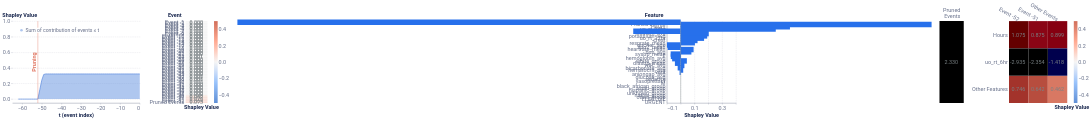

Notebook code for this chart:
### Code cell
from timeshap.explainer import local_report

pruning_dict = {'tol': 0.025}
event_dict = {'rs': 42, 'nsamples': 32000}
feature_dict = {'rs': 42, 'nsamples': 32000, 'feature_names': test_dataset.features, 'plot_features': feat_dict} #, 'plot_features': plot_feats
cell_dict = {'rs': 42, 'nsamples': 32000, 'top_x_feats': 2, 'top_x_events': 2}
local_report(f_hs, single_instance, pruning_dict, event_dict, feature_dict, cell_dict, average_event, test_dataset.features, entity_col ='instance', entity_uuid=id_instance)

### Figure 1 — Vega-Lite specification as saved in the notebook (floating-point values rounded to 4 significant figures)
{"config": {"axis": {"domain": true, "domainColor": "#666F89", "grid": false, "gridCap": "round", "gridColor": "#B3B7C4", "gridDash": [2, 4], "gridWidth": 0.5, "labelColor": "#666F89", "labelFont": "Roboto, Arial, sans-serif", "labelPadding": 2, "tickColor": "#666F89", "tickOpacity": 0.5, "tickSize": 4, "titleColor": "#19274E", "titleFont": "Roboto, Arial, sans-serif", "titleFontSize": 12}, "axisBand": {"domain": true, "labelPadding": 4, "ticks": false}, "axisY": {"domain": false, "titleAlign": "left", "titleAngle": 0, "titleX": -20, "titleY": -10}, "legend": {"labelColor": "#666F89", "labelFont": "Roboto, Arial, sans-serif", "labelFontSize": 12, "symbolSize": 40, "titleColor": "#19274E", "titleFont": "Roboto, Arial, sans-serif", "titleFontSize": 12, "titlePadding": 4}, "arc": {"stroke": "#FFFFFF", "strokeWidth": 1}, "bar": {"fill": "#2770EB", "stroke": null}, "line": {"stroke": "#2770EB", "strokeWidth": 2}, "path": {"stroke": "#2770EB", "strokeWidth": 0.5}, "point": {"fill": "#2770EB", "shape": "circle", "filled": true}, "rect": {"fill": "#2770EB"}, "rule": {"stroke": "#666F89"}, "shape": {"stroke": "#2770EB"}, "text": {"color": "#19274E", "font": "Roboto, Arial, sans-serif", "fontSize": 12}, "range": {"category": ["#2770EB", "#77B98A", "#DA5252", "#FFC400", "#A87AEA", "#00A39E", "#19274E"], "diverging": ["#006360", "#2BB3AE", "#96D9D7", "#FFFFFF", "#EDAAAA", "#DA5252", "#811D1D"], "heatmap": ["#18448F", "#1B4EA5", "#2770EB", "#4C88EE", "#82ACF3", "#A6C4F7", "#E9F1FD"], "ramp": ["#18448F", "#1B4EA5", "#2770EB", "#4C88EE", "#82ACF3", "#A6C4F7", "#E9F1FD"]}, "background": "#FFFFFF", "group": {"fill": "#FFFFFF"}, "header": {"labelColor": "#19274E", "labelFont": "Roboto, Arial, sans-serif", "labelFontSize": 12, "titleColor": "#19274E", "titleFont": "Roboto, Arial, sans-serif", "titleFontSize": 16}, "title": {"anchor": "start", "color": "#19274E", "font": "Roboto, Arial, sans-serif", "fontSize": 20, "fontWeight": "bold", "offset": 20, "subtitleColor": "#19274E", "subtitleFontSize": 16}, "view": {"continuousHeight": 300, "continuousWidth": 400, "stroke": "transparent"}}, "hconcat": [{"layer": [{"mark": {"type": "area", "opacity": 0.5}, "encoding": {"color": {"field": "Coalition", "legend": {"fillColor": "white", "labelFontSize": 14, "labelLimit": 0, "orient": "top-left", "symbolSize": 50, "symbolStrokeWidth": 0, "title": null}, "scale": {"domain": ["Sum of contribution of events ≤ t"], "range": ["#618FE0"]}, "type": "nominal"}, "x": {"axis": {"labelFontSize": 15, "title": "t (event index)", "titleFontSize": 15}, "field": "t (event index)", "type": "quantitative"}, "y": {"axis": {"grid": true, "labelFontSize": 15, "titleFontSize": 15, "titleX": -28}, "field": "Shapley Value", "scale": {"domain": [-0.05, 1]}, "type": "quantitative"}}}, {"mark": "line", "encoding": {"color": {"field": "Coalition", "legend": {"fillColor": "white", "labelFontSize": 14, "labelLimit": 0, "orient": "top-left", "symbolSize": 50, "symbolStrokeWidth": 0, "title": null}, "scale": {"domain": ["Sum of contribution of events ≤ t"], "range": ["#618FE0"]}, "type": "nominal"}, "x": {"axis": {"labelFontSize": 15, "title": "t (event index)", "titleFontSize": 15}, "field": "t (event index)", "type": "quantitative"}, "y": {"axis": {"grid": true, "labelFontSize": 15, "titleFontSize": 15, "titleX": -28}, "field": "Shapley Value", "scale": {"domain": [-0.05, 1]}, "type": "quantitative"}}}, {"data": {"name": "data-4589e468c31b47d1215dd55e5528ddd2"}, "mark": {"type": "rule", "color": "#E17560"}, "encoding": {"x": {"field": "x", "type": "quantitative"}}}, {"data": {"name": "data-c8afd061c74a08486fa438b17a2f9273"}, "mark": {"type": "text", "angle": 270, "color": "#E17560", "fontSize": 15, "fontWeight": "bold", "text": "Pruning"}, "encoding": {"x": {"field": "x", "type": "quantitative"}}}], "data": {"name": "data-dc4ed60f39858ffb6412240a8ba19c2a"}, "height": 225, "width": 350}, {"layer": [{"mark": "rect", "encoding": {"color": {"field": "rounded", "legend": {"gradientLength": 225, "gradientThickness": 10, "labelFontSize": 15, "orient": "right"}, "scale": {"domain": [-0.5, 0.5], "range": ["#5f8fd6", "#99c3fb", "#f5f5f5", "#ffaa92", "#d16f5b"]}, "title": null, "type": "quantitative"}, "x": {"axis": {"title": "Shapley Value", "titleFontSize": 15}, "field": "column", "type": "ordinal"}, "y": {"axis": {"domain": false, "labelFontSize": 15, "title": "Event", "titleFontSize": 15, "titleX": -49}, "field": "Feature", "sort": ["Event -1", "Event -2", "Event -3", "Event -4", "Event -5", "Event -6", "Event -7", "Event -8", "Event -9", "Event -10", "Event -11", "Event -12", "Event -13", "Event -14", "Event -15", "Event -16", "Event -17", "Event -18", "Event -19", "Event -20", "Event -21", "Event -22", "Event -23", "Event -24", "Event -25", "Event -26", "Event -27", "Event -28", "Event -29", "Event -30", "Event -31", "Event -32", "Event -33", "Event -34", "Event -35", "Event -36", "Event -37", "Event -38", "Event -39", "Event -40", "Event -41", "Event -42", "Event -43", "Event -44", "Event -45", "Event -46", "Event -47", "Event -48", "Event -49", "Event -50", "Event -51", "Event -52", "Pruned Events"], "type": "ordinal"}}}, {"mark": {"type": "text", "align": "right", "baseline": "middle", "color": "#798184", "dx": 18, "fontSize": 15}, "encoding": {"text": {"field": "rounded_str", "type": "nominal"}, "x": {"axis": {"domain": false, "labels": false, "title": "Shapley Value", "titleX": 43}, "field": "column", "type": "ordinal"}, "y": {"axis": {"domain": false, "labelFontSize": 15, "title": "Event", "titleFontSize": 15, "titleX": -49}, "field": "Feature", "sort": ["Event -1", "Event -2", "Event -3", "Event -4", "Event -5", "Event -6", "Event -7", "Event -8", "Event -9", "Event -10", "Event -11", "Event -12", "Event -13", "Event -14", "Event -15", "Event -16", "Event -17", "Event -18", "Event -19", "Event -20", "Event -21", "Event -22", "Event -23", "Event -24", "Event -25", "Event -26", "Event -27", "Event -28", "Event -29", "Event -30", "Event -31", "Event -32", "Event -33", "Event -34", "Event -35", "Event -36", "Event -37", "Event -38", "Event -39", "Event -40", "Event -41", "Event -42", "Event -43", "Event -44", "Event -45", "Event -46", "Event -47", "Event -48", "Event -49", "Event -50", "Event -51", "Event -52", "Pruned Events"], "type": "ordinal"}}}], "data": {"name": "data-27c912ef3fb8ec97e44b585fba34938e"}, "height": 225, "width": 60}, {"layer": [{"data": {"name": "data-8e8b372b3427a5067c437976a53b7d91"}, "mark": {"type": "bar", "size": 15, "thickness": 1}, "encoding": {"x": {"axis": {"grid": true, "labelFontSize": 15, "title": "Shapley Value", "titleFontSize": 15}, "field": "Shapley Value", "scale": {"domain": [-0.1, 0.4]}, "type": "quantitative"}, "y": {"axis": {"labelFontSize": 15, "title": "Feature", "titleFontSize": 15, "titleX": -61}, "field": "Feature", "sort": {"field": "sort_col", "order": "descending"}, "type": "nominal"}}}, {"data": {"name": "data-9c00aa9dc2b1c1a0b4bf9b34ead12925"}, "mark": {"type": "rule", "color": "#798184"}, "encoding": {"x": {"field": "x", "type": "quantitative"}}}], "height": 225, "width": 190}, {"hconcat": [{"layer": [{"mark": "rect", "encoding": {"color": {"field": "rounded", "legend": null, "scale": {"domain": [-0.5, 0.5], "range": ["#5f8fd6", "#99c3fb", "#f5f5f5", "#ffaa92", "#d16f5b"]}, "title": null, "type": "quantitative"}, "x": {"axis": {"titleFontSize": 15}, "field": "Event", "type": "nominal"}, "y": {"axis": {"domain": false, "labels": false, "title": null}, "field": "Feature", "type": "nominal"}}}, {"mark": {"type": "text", "align": "right", "baseline": "middle", "color": "#798184", "dx": 18, "fontSize": 15}, "encoding": {"text": {"field": "rounded_str", "type": "nominal"}, "x": {"axis": {"domain": false, "labelAngle": 0, "labelFontSize": 15, "labelOffset": 24, "labelPadding": 30, "orient": "top", "title": null}, "field": "Event", "type": "nominal"}, "y": {"axis": {"domain": false, "labels": false, "title": null}, "field": "Feature", "type": "nominal"}}}], "data": {"name": "data-3153ab4bf405ad4d1c024e47a05fd651"}, "height": 225, "width": 66.67}, {"layer": [{"mark": "rect", "encoding": {"color": {"field": "rounded", "legend": {"gradientLength": 225, "gradientThickness": 10, "labelFontSize": 15, "orient": "right"}, "scale": {"domain": [-0.5, 0.5], "range": ["#5f8fd6", "#99c3fb", "#f5f5f5", "#ffaa92", "#d16f5b"]}, "title": null, "type": "quantitative"}, "x": {"axis": {"titleFontSize": 15}, "field": "Event", "sort": ["Event -52", "Event -51"], "type": "nominal"}, "y": {"axis": {"domain": false, "labelFontSize": 15, "title": null}, "field": "Feature", "sort": ["Hours", "uo_rt_6hr"], "type": "nominal"}}}, {"mark": {"type": "text", "align": "right", "baseline": "middle", "color": "#798184", "dx": 18, "fontSize": 15}, "encoding": {"text": {"field": "rounded_str", "type": "nominal"}, "x": {"axis": {"domain": false, "labelAngle": 30, "labelFontSize": 15, "orient": "top", "title": "Shapley Value", "titleX": 172, "titleY": 245}, "field": "Event", "sort": ["Event -52", "Event -51"], "type": "nominal"}, "y": {"axis": {"domain": false, "labelFontSize": 15, "title": null}, "field": "Feature", "sort": ["Hours", "uo_rt_6hr"], "type": "nominal"}}}], "data": {"name": "data-4acc7b52cdff516dbad5858ea466c2a1"}, "height": 225, "width": 160}], "resolve": {"scale": {"color": "independent"}}}], "resolve": {"scale": {"color": "independent"}}, "$schema": "https://vega.github.io/schema/vega-lite/v4.17.0.json", "datasets": {"data-dc4ed60f39858ffb6412240a8ba19c2a": [{"Coalition": "Sum of contribution of events > t", "t (event index)": 0, "Shapley Value": 4.321e-07}, {"Coalition": "Sum of contribution of events ≤ t", "t (event index)": 0, "Shapley Value": 0.3226}, {"Coalition": "Sum of contribution of events > t", "t (event index)": -1, "Shapley Value": 4.321e-07}, {"Coalition": "Sum of contribution of events ≤ t", "t (event index)": -1, "Shapley Value": 0.3226}, {"Coalition": "Sum of contribution of events > t", "t (event index)": -2, "Shapley Value": 4.321e-07}, {"Coalition": "Sum of contribution of events ≤ t", "t (event index)": -2, "Shapley Value": 0.3226}, {"Coalition": "Sum of contribution of events > t", "t (event index)": -3, "Shapley Value": 4.321e-07}, {"Coalition": "Sum of contribution of events ≤ t", "t (event index)": -3, "Shapley Value": 0.3226}, {"Coalition": "Sum of contribution of events > t", "t (event index)": -4, "Shapley Value": 4.321e-07}, {"Coalition": "Sum of contribution of events ≤ t", "t (event index)": -4, "Shapley Value": 0.3226}, {"Coalition": "Sum of contribution of events > t", "t (event index)": -5, "Shapley Value": 4.321e-07}, {"Coalition": "Sum of contribution of events ≤ t", "t (event index)": -5, "Shapley Value": 0.3226}, {"Coalition": "Sum of contribution of events > t", "t (event index)": -6, "Shapley Value": 4.321e-07}, {"Coalition": "Sum of contribution of events ≤ t", "t (event index)": -6, "Shapley Value": 0.3226}, {"Coalition": "Sum of contribution of events > t", "t (event index)": -7, "Shapley Value": 4.321e-07}, {"Coalition": "Sum of contribution of events ≤ t", "t (event index)": -7, "Shapley Value": 0.3226}, {"Coalition": "Sum of contribution of events > t", "t (event index)": -8, "Shapley Value": 4.321e-07}, {"Coalition": "Sum of contribution of events ≤ t", "t (event index)": -8, "Shapley Value": 0.3226}, {"Coalition": "Sum of contribution of events > t", "t (event index)": -9, "Shapley Value": 4.321e-07}, {"Coalition": "Sum of contribution of events ≤ t", "t (event index)": -9, "Shapley Value": 0.3226}, {"Coalition": "Sum of contribution of events > t", "t (event index)": -10, "Shapley Value": 4.321e-07}, {"Coalition": "Sum of contribution of events ≤ t", "t (event index)": -10, "Shapley Value": 0.3226}, {"Coalition": "Sum of contribution of events > t", "t (event index)": -11, "Shapley Value": 4.321e-07}, {"Coalition": "Sum of contribution of events ≤ t", "t (event index)": -11, "Shapley Value": 0.3226}, {"Coalition": "Sum of contribution of events > t", "t (event index)": -12, "Shapley Value": 4.321e-07}, {"Coalition": "Sum of contribution of events ≤ t", "t (event index)": -12, "Shapley Value": 0.3226}, {"Coalition": "Sum of contribution of events > t", "t (event index)": -13, "Shapley Value": 4.321e-07}, {"Coalition": "Sum of contribution of events ≤ t", "t (event index)": -13, "Shapley Value": 0.3226}, {"Coalition": "Sum of contribution of events > t", "t (event index)": -14, "Shapley Value": 4.321e-07}, {"Coalition": "Sum of contribution of events ≤ t", "t (event index)": -14, "Shapley Value": 0.3226}, {"Coalition": "Sum of contribution of events > t", "t (event index)": -15, "Shapley Value": 4.321e-07}, {"Coalition": "Sum of contribution of events ≤ t", "t (event index)": -15, "Shapley Value": 0.3226}, {"Coalition": "Sum of contribution of events > t", "t (event index)": -16, "Shapley Value": 4.321e-07}, {"Coalition": "Sum of contribution of events ≤ t", "t (event index)": -16, "Shapley Value": 0.3226}, {"Coalition": "Sum of contribution of events > t", "t (event index)": -17, "Shapley Value": 4.321e-07}, {"Coalition": "Sum of contribution of events ≤ t", "t (event index)": -17, "Shapley Value": 0.3226}, {"Coalition": "Sum of contribution of events > t", "t (event index)": -18, "Shapley Value": 4.321e-07}, {"Coalition": "Sum of contribution of events ≤ t", "t (event index)": -18, "Shapley Value": 0.3226}, {"Coalition": "Sum of contribution of events > t", "t (event index)": -19, "Shapley Value": 4.321e-07}, {"Coalition": "Sum of contribution of events ≤ t", "t (event index)": -19, "Shapley Value": 0.3226}, {"Coalition": "Sum of contribution of events > t", "t (event index)": -20, "Shapley Value": 4.321e-07}, {"Coalition": "Sum of contribution of events ≤ t", "t (event index)": -20, "Shapley Value": 0.3226}, {"Coalition": "Sum of contribution of events > t", "t (event index)": -21, "Shapley Value": 4.321e-07}, {"Coalition": "Sum of contribution of events ≤ t", "t (event index)": -21, "Shapley Value": 0.3226}, {"Coalition": "Sum of contribution of events > t", "t (event index)": -22, "Shapley Value": 4.321e-07}, {"Coalition": "Sum of contribution of events ≤ t", "t (event index)": -22, "Shapley Value": 0.3226}, {"Coalition": "Sum of contribution of events > t", "t (event index)": -23, "Shapley Value": 4.321e-07}, {"Coalition": "Sum of contribution of events ≤ t", "t (event index)": -23, "Shapley Value": 0.3226}, {"Coalition": "Sum of contribution of events > t", "t (event index)": -24, "Shapley Value": 4.321e-07}, {"Coalition": "Sum of contribution of events ≤ t", "t (event index)": -24, "Shapley Value": 0.3226}, {"Coalition": "Sum of contribution of events > t", "t (event index)": -25, "Shapley Value": 4.321e-07}, {"Coalition": "Sum of contribution of events ≤ t", "t (event index)": -25, "Shapley Value": 0.3226}, {"Coalition": "Sum of contribution of events > t", "t (event index)": -26, "Shapley Value": 4.321e-07}, {"Coalition": "Sum of contribution of events ≤ t", "t (event index)": -26, "Shapley Value": 0.3226}, {"Coalition": "Sum of contribution of events > t", "t (event index)": -27, "Shapley Value": 4.321e-07}, {"Coalition": "Sum of contribution of events ≤ t", "t (event index)": -27, "Shapley Value": 0.3226}, {"Coalition": "Sum of contribution of events > t", "t (event index)": -28, "Shapley Value": 4.321e-07}, {"Coalition": "Sum of contribution of events ≤ t", "t (event index)": -28, "Shapley Value": 0.3226}, {"Coalition": "Sum of contribution of events > t", "t (event index)": -29, "Shapley Value": 4.321e-07}, {"Coalition": "Sum of contribution of events ≤ t", "t (event index)": -29, "Shapley Value": 0.3226}, {"Coalition": "Sum of contribution of events > t", "t (event index)": -30, "Shapley Value": 4.321e-07}, {"Coalition": "Sum of contribution of events ≤ t", "t (event index)": -30, "Shapley Value": 0.3226}, {"Coalition": "Sum of contribution of events > t", "t (event index)": -31, "Shapley Value": 4.321e-07}, {"Coalition": "Sum of contribution of events ≤ t", "t (event index)": -31, "Shapley Value": 0.3226}, {"Coalition": "Sum of contribution of events > t", "t (event index)": -32, "Shapley Value": 4.321e-07}, {"Coalition": "Sum of contribution of events ≤ t", "t (event index)": -32, "Shapley Value": 0.3226}, {"Coalition": "Sum of contribution of events > t", "t (event index)": -33, "Shapley Value": 4.321e-07}, {"Coalition": "Sum of contribution of events ≤ t", "t (event index)": -33, "Shapley Value": 0.3226}, {"Coalition": "Sum of contribution of events > t", "t (event index)": -34, "Shapley Value": 4.321e-07}, {"Coalition": "Sum of contribution of events ≤ t", "t (event index)": -34, "Shapley Value": 0.3226}, {"Coalition": "Sum of contribution of events > t", "t (event index)": -35, "Shapley Value": 4.321e-07}, {"Coalition": "Sum of contribution of events ≤ t", "t (event index)": -35, "Shapley Value": 0.3226}, {"Coalition": "Sum of contribution of events > t", "t (event index)": -36, "Shapley Value": 4.321e-07}, {"Coalition": "Sum of contribution of events ≤ t", "t (event index)": -36, "Shapley Value": 0.3226}, {"Coalition": "Sum of contribution of events > t", "t (event index)": -37, "Shapley Value": 4.321e-07}, {"Coalition": "Sum of contribution of events ≤ t", "t (event index)": -37, "Shapley Value": 0.3226}, {"Coalition": "Sum of contribution of events > t", "t (event index)": -38, "Shapley Value": 4.321e-07}, {"Coalition": "Sum of contribution of events ≤ t", "t (event index)": -38, "Shapley Value": 0.3226}, {"Coalition": "Sum of contribution of events > t", "t (event index)": -39, "Shapley Value": 4.321e-07}, {"Coalition": "Sum of contribution of events ≤ t", "t (event index)": -39, "Shapley Value": 0.3226}, {"Coalition": "Sum of contribution of events > t", "t (event index)": -40, "Shapley Value": 4.321e-07}, {"Coalition": "Sum of contribution of events ≤ t", "t (event index)": -40, "Shapley Value": 0.3226}, {"Coalition": "Sum of contribution of events > t", "t (event index)": -41, "Shapley Value": 4.321e-07}, {"Coalition": "Sum of contribution of events ≤ t", "t (event index)": -41, "Shapley Value": 0.3226}, {"Coalition": "Sum of contribution of events > t", "t (event index)": -42, "Shapley Value": 4.321e-07}, {"Coalition": "Sum of contribution of events ≤ t", "t (event index)": -42, "Shapley Value": 0.3226}, {"Coalition": "Sum of contribution of events > t", "t (event index)": -43, "Shapley Value": 4.321e-07}, {"Coalition": "Sum of contribution of events ≤ t", "t (event index)": -43, "Shapley Value": 0.3226}, {"Coalition": "Sum of contribution of events > t", "t (event index)": -44, "Shapley Value": 4.321e-07}, {"Coalition": "Sum of contribution of events ≤ t", "t (event index)": -44, "Shapley Value": 0.3226}, {"Coalition": "Sum of contribution of events > t", "t (event index)": -45, "Shapley Value": 4.321e-07}, {"Coalition": "Sum of contribution of events ≤ t", "t (event index)": -45, "Shapley Value": 0.3226}, {"Coalition": "Sum of contribution of events > t", "t (event index)": -46, "Shapley Value": 4.321e-07}, {"Coalition": "Sum of contribution of events ≤ t", "t (event index)": -46, "Shapley Value": 0.3226}, {"Coalition": "Sum of contribution of events > t", "t (event index)": -47, "Shapley Value": 4.321e-07}, {"Coalition": "Sum of contribution of events ≤ t", "t (event index)": -47, "Shapley Value": 0.3226}, {"Coalition": "Sum of contribution of events > t", "t (event index)": -48, "Shapley Value": 4.321e-07}, {"Coalition": "Sum of contribution of events ≤ t", "t (event index)": -48, "Shapley Value": 0.3226}, {"Coalition": "Sum of contribution of events > t", "t (event index)": -49, "Shapley Value": 0.006633}, {"Coalition": "Sum of contribution of events ≤ t", "t (event index)": -49, "Shapley Value": 0.3159}, {"Coalition": "Sum of contribution of events > t", "t (event index)": -50, "Shapley Value": 0.08032}, {"Coalition": "Sum of contribution of events ≤ t", "t (event index)": -50, "Shapley Value": 0.2422}, {"Coalition": "Sum of contribution of events > t", "t (event index)": -51, "Shapley Value": 0.2001}, {"Coalition": "Sum of contribution of events ≤ t", "t (event index)": -51, "Shapley Value": 0.1224}, {"Coalition": "Sum of contribution of events > t", "t (event index)": -52, "Shapley Value": 0.3226}, {"Coalition": "Sum of contribution of events ≤ t", "t (event index)": -52, "Shapley Value": 0.0}, {"Coalition": "Sum of contribution of events > t", "t (event index)": -53, "Shapley Value": 0.3226}, {"Coalition": "Sum of contribution of events ≤ t", "t (event index)": -53, "Shapley Value": 0.0}, {"Coalition": "Sum of contribution of events > t", "t (event index)": -54, "Shapley Value": 0.3226}, {"Coalition": "Sum of contribution of events ≤ t", "t (event index)": -54, "Shapley Value": 0.0}, {"Coalition": "Sum of contribution of events > t", "t (event index)": -55, "Shapley Value": 0.3226}, {"Coalition": "Sum of contribution of events ≤ t", "t (event index)": -55, "Shapley Value": 0.0}, {"Coalition": "Sum of contribution of events > t", "t (event index)": -56, "Shapley Value": 0.3226}, {"Coalition": "Sum of contribution of events ≤ t", "t (event index)": -56, "Shapley Value": 0.0}, {"Coalition": "Sum of contribution of events > t", "t (event index)": -57, "Shapley Value": 0.3226}, {"Coalition": "Sum of contribution of events ≤ t", "t (event index)": -57, "Shapley Value": 0.0}, {"Coalition": "Sum of contribution of events > t", "t (event index)": -58, "Shapley Value": 0.3226}, {"Coalition": "Sum of contribution of events ≤ t", "t (event index)": -58, "Shapley Value": 0.0}, {"Coalition": "Sum of contribution of events > t", "t (event index)": -59, "Shapley Value": 0.3226}, {"Coalition": "Sum of contribution of events ≤ t", "t (event index)": -59, "Shapley Value": 0.0}, {"Coalition": "Sum of contribution of events > t", "t (event index)": -60, "Shapley Value": 0.3226}, {"Coalition": "Sum of contribution of events ≤ t", "t (event index)": -60, "Shapley Value": 0.0}, {"Coalition": "Sum of contribution of events > t", "t (event index)": -61, "Shapley Value": 0.3226}, {"Coalition": "Sum of contribution of events ≤ t", "t (event index)": -61, "Shapley Value": 0.0}, {"Coalition": "Sum of contribution of events > t", "t (event index)": -62, "Shapley Value": 0.3226}, {"Coalition": "Sum of contribution of events ≤ t", "t (event index)": -62, "Shapley Value": 0.0}], "data-4589e468c31b47d1215dd55e5528ddd2": [{"x": -52}], "data-c8afd061c74a08486fa438b17a2f9273": [{"x": -54}], "data-27c912ef3fb8ec97e44b585fba34938e": [{"Shapley Value": 0.0001686, "Feature": "Event -1", "row": 1, "column": 1, "rounded": 0.0, "rounded_str": "0.000"}, {"Shapley Value": 0.0, "Feature": "Event -2", "row": 2, "column": 1, "rounded": 0.0, "rounded_str": "0.000"}, {"Shapley Value": 0.0, "Feature": "Event -3", "row": 3, "column": 1, "rounded": 0.0, "rounded_str": "0.000"}, {"Shapley Value": 0.0, "Feature": "Event -4", "row": 4, "column": 1, "rounded": 0.0, "rounded_str": "0.000"}, {"Shapley Value": 0.0, "Feature": "Event -5", "row": 5, "column": 1, "rounded": 0.0, "rounded_str": "0.000"}, {"Shapley Value": 0.0, "Feature": "Event -6", "row": 6, "column": 1, "rounded": 0.0, "rounded_str": "0.000"}, {"Shapley Value": 0.0, "Feature": "Event -7", "row": 7, "column": 1, "rounded": 0.0, "rounded_str": "0.000"}, {"Shapley Value": 0.0002658, "Feature": "Event -8", "row": 8, "column": 1, "rounded": 0.0, "rounded_str": "0.000"}, {"Shapley Value": 0.0, "Feature": "Event -9", "row": 9, "column": 1, "rounded": 0.0, "rounded_str": "0.000"}, {"Shapley Value": 0.0, "Feature": "Event -10", "row": 10, "column": 1, "rounded": 0.0, "rounded_str": "0.000"}, {"Shapley Value": 0.0, "Feature": "Event -11", "row": 11, "column": 1, "rounded": 0.0, "rounded_str": "0.000"}, {"Shapley Value": 0.0, "Feature": "Event -12", "row": 12, "column": 1, "rounded": 0.0, "rounded_str": "0.000"}, {"Shapley Value": 0.001512, "Feature": "Event -13", "row": 13, "column": 1, "rounded": 0.002, "rounded_str": "0.002"}, {"Shapley Value": 0.0, "Feature": "Event -14", "row": 14, "column": 1, "rounded": 0.0, "rounded_str": "0.000"}, {"Shapley Value": 0.0, "Feature": "Event -15", "row": 15, "column": 1, "rounded": 0.0, "rounded_str": "0.000"}, {"Shapley Value": 0.0, "Feature": "Event -16", "row": 16, "column": 1, "rounded": 0.0, "rounded_str": "0.000"}, {"Shapley Value": 0.0, "Feature": "Event -17", "row": 17, "column": 1, "rounded": 0.0, "rounded_str": "0.000"}, {"Shapley Value": 0.0, "Feature": "Event -18", "row": 18, "column": 1, "rounded": 0.0, "rounded_str": "0.000"}, {"Shapley Value": 0.0003526, "Feature": "Event -19", "row": 19, "column": 1, "rounded": 0.0, "rounded_str": "0.000"}, {"Shapley Value": 0.0, "Feature": "Event -20", "row": 20, "column": 1, "rounded": 0.0, "rounded_str": "0.000"}, {"Shapley Value": 0.0, "Feature": "Event -21", "row": 21, "column": 1, "rounded": 0.0, "rounded_str": "0.000"}, {"Shapley Value": 0.0, "Feature": "Event -22", "row": 22, "column": 1, "rounded": 0.0, "rounded_str": "0.000"}, {"Shapley Value": 0.0005977, "Feature": "Event -23", "row": 23, "column": 1, "rounded": 0.001, "rounded_str": "0.001"}, {"Shapley Value": 0.0008653, "Feature": "Event -24", "row": 24, "column": 1, "rounded": 0.001, "rounded_str": "0.001"}, {"Shapley Value": 0.0, "Feature": "Event -25", "row": 25, "column": 1, "rounded": 0.0, "rounded_str": "0.000"}, {"Shapley Value": 0.0, "Feature": "Event -26", "row": 26, "column": 1, "rounded": 0.0, "rounded_str": "0.000"}, {"Shapley Value": 0.0, "Feature": "Event -27", "row": 27, "column": 1, "rounded": 0.0, "rounded_str": "0.000"}, {"Shapley Value": 0.0, "Feature": "Event -28", "row": 28, "column": 1, "rounded": 0.0, "rounded_str": "0.000"}, {"Shapley Value": 0.0, "Feature": "Event -29", "row": 29, "column": 1, "rounded": 0.0, "rounded_str": "0.000"}, {"Shapley Value": 0.0, "Feature": "Event -30", "row": 30, "column": 1, "rounded": 0.0, "rounded_str": "0.000"}, {"Shapley Value": 0.0, "Feature": "Event -31", "row": 31, "column": 1, "rounded": 0.0, "rounded_str": "0.000"}, {"Shapley Value": 0.0, "Feature": "Event -32", "row": 32, "column": 1, "rounded": 0.0, "rounded_str": "0.000"}, {"Shapley Value": 0.0, "Feature": "Event -33", "row": 33, "column": 1, "rounded": 0.0, "rounded_str": "0.000"}, {"Shapley Value": 0.0, "Feature": "Event -34", "row": 34, "column": 1, "rounded": 0.0, "rounded_str": "0.000"}, {"Shapley Value": 0.0, "Feature": "Event -35", "row": 35, "column": 1, "rounded": 0.0, "rounded_str": "0.000"}, {"Shapley Value": 0.0, "Feature": "Event -36", "row": 36, "column": 1, "rounded": 0.0, "rounded_str": "0.000"}, {"Shapley Value": 0.00066, "Feature": "Event -37", "row": 37, "column": 1, "rounded": 0.001, "rounded_str": "0.001"}, {"Shapley Value": 0.0, "Feature": "Event -38", "row": 38, "column": 1, "rounded": 0.0, "rounded_str": "0.000"}, {"Shapley Value": 0.0006379, "Feature": "Event -39", "row": 39, "column": 1, "rounded": 0.001, "rounded_str": "0.001"}, {"Shapley Value": 0.0, "Feature": "Event -40", "row": 40, "column": 1, "rounded": 0.0, "rounded_str": "0.000"}, {"Shapley Value": 0.0, "Feature": "Event -41", "row": 41, "column": 1, "rounded": 0.0, "rounded_str": "0.000"}, {"Shapley Value": 0.0002097, "Feature": "Event -42", "row": 42, "column": 1, "rounded": 0.0, "rounded_str": "0.000"}, {"Shapley Value": 0.0, "Feature": "Event -43", "row": 43, "column": 1, "rounded": 0.0, "rounded_str": "0.000"}, {"Shapley Value": 0.0, "Feature": "Event -44", "row": 44, "column": 1, "rounded": 0.0, "rounded_str": "0.000"}, {"Shapley Value": 0.0, "Feature": "Event -45", "row": 45, "column": 1, "rounded": 0.0, "rounded_str": "0.000"}, {"Shapley Value": 0.0, "Feature": "Event -46", "row": 46, "column": 1, "rounded": 0.0, "rounded_str": "0.000"}, {"Shapley Value": 0.0, "Feature": "Event -47", "row": 47, "column": 1, "rounded": 0.0, "rounded_str": "0.000"}, {"Shapley Value": 0.0, "Feature": "Event -48", "row": 48, "column": 1, "rounded": 0.0, "rounded_str": "0.000"}, {"Shapley Value": 0.04807, "Feature": "Event -49", "row": 49, "column": 1, "rounded": 0.048, "rounded_str": "0.048"}, {"Shapley Value": 0.062, "Feature": "Event -50", "row": 50, "column": 1, "rounded": 0.062, "rounded_str": "0.062"}, {"Shapley Value": 0.06976, "Feature": "Event -51", "row": 51, "column": 1, "rounded": 0.07, "rounded_str": "0.070"}, {"Shapley Value": 0.06411, "Feature": "Event -52", "row": 52, "column": 1, "rounded": 0.064, "rounded_str": "0.064"}, {"Shapley Value": 0.07336, "Feature": "Pruned Events", "row": 53, "column": 1, "rounded": 0.073, "rounded_str": "0.073"}], "data-8e8b372b3427a5067c437976a53b7d91": [{"Random seed": 42, "NSamples": 32000, "Feature": "Hours", "Shapley Value": 0.7899, "sort_col": 0.7899}, {"Random seed": 42, "NSamples": 32000, "Feature": "aniongap_avg", "Shapley Value": 0.0, "sort_col": 0.0}, {"Random seed": 42, "NSamples": 32000, "Feature": "bicarbonate_avg", "Shapley Value": -0.02184, "sort_col": 0.02184}, {"Random seed": 42, "NSamples": 32000, "Feature": "bun_avg", "Shapley Value": 0.07747, "sort_col": 0.07747}, {"Random seed": 42, "NSamples": 32000, "Feature": "chloride_avg", "Shapley Value": -0.3431, "sort_col": 0.3431}, {"Random seed": 42, "NSamples": 32000, "Feature": "creat", "Shapley Value": 0.1219, "sort_col": 0.1219}, {"Random seed": 42, "NSamples": 32000, "Feature": "diasbp_mean", "Shapley Value": -0.04176, "sort_col": 0.04176}, {"Random seed": 42, "NSamples": 32000, "Feature": "glucose_avg", "Shapley Value": 0.0, "sort_col": 0.0}, {"Random seed": 42, "NSamples": 32000, "Feature": "heartrate_mean", "Shapley Value": 0.09355, "sort_col": 0.09355}, {"Random seed": 42, "NSamples": 32000, "Feature": "hematocrit_avg", "Shapley Value": 0.01826, "sort_col": 0.01826}, {"Random seed": 42, "NSamples": 32000, "Feature": "hemoglobin_avg", "Shapley Value": -0.06194, "sort_col": 0.06194}, {"Random seed": 42, "NSamples": 32000, "Feature": "potassium_avg", "Shapley Value": 0.1919, "sort_col": 0.1919}, {"Random seed": 42, "NSamples": 32000, "Feature": "resprate_mean", "Shapley Value": 0.103, "sort_col": 0.103}, {"Random seed": 42, "NSamples": 32000, "Feature": "sodium_avg", "Shapley Value": 0.203, "sort_col": 0.203}, {"Random seed": 42, "NSamples": 32000, "Feature": "spo2_mean", "Shapley Value": -0.09424, "sort_col": 0.09424}, {"Random seed": 42, "NSamples": 32000, "Feature": "sysbp_mean", "Shapley Value": -0.07254, "sort_col": 0.07254}, {"Random seed": 42, "NSamples": 32000, "Feature": "uo_rt_12hr", "Shapley Value": 0.1691, "sort_col": 0.1691}, {"Random seed": 42, "NSamples": 32000, "Feature": "uo_rt_24hr", "Shapley Value": 0.6875, "sort_col": 0.6875}, {"Random seed": 42, "NSamples": 32000, "Feature": "uo_rt_6hr", "Shapley Value": -3.205, "sort_col": 3.205}, {"Random seed": 42, "NSamples": 32000, "Feature": "wbc_avg", "Shapley Value": 0.0269, "sort_col": 0.0269}, {"Random seed": 42, "NSamples": 32000, "Feature": "sedative", "Shapley Value": 0.0, "sort_col": 0.0}, {"Random seed": 42, "NSamples": 32000, "Feature": "vasopressor", "Shapley Value": 0.0, "sort_col": 0.0}, {"Random seed": 42, "NSamples": 32000, "Feature": "vent", "Shapley Value": -0.00805, "sort_col": 0.00805}, {"Random seed": 42, "NSamples": 32000, "Feature": "anchor_age", "Shapley Value": -0.09919, "sort_col": 0.09919}, {"Random seed": 42, "NSamples": 32000, "Feature": "F", "Shapley Value": -0.07136, "sort_col": 0.07136}, {"Random seed": 42, "NSamples": 32000, "Feature": "M", "Shapley Value": 0.0, "sort_col": 0.0}, {"Random seed": 42, "NSamples": 32000, "Feature": "white_group", "Shapley Value": 0.04469, "sort_col": 0.04469}, {"Random seed": 42, "NSamples": 32000, "Feature": "black_african_group", "Shapley Value": 0.0, "sort_col": 0.0}, {"Random seed": 42, "NSamples": 32000, "Feature": "asian_group", "Shapley Value": 0.0, "sort_col": 0.0}, {"Random seed": 42, "NSamples": 32000, "Feature": "hispanic_group", "Shapley Value": 0.0, "sort_col": 0.0}, {"Random seed": 42, "NSamples": 32000, "Feature": "unknown_group", "Shapley Value": 0.0, "sort_col": 0.0}, {"Random seed": 42, "NSamples": 32000, "Feature": "native_group", "Shapley Value": 0.0, "sort_col": 0.0}, {"Random seed": 42, "NSamples": 32000, "Feature": "other_group", "Shapley Value": 0.0, "sort_col": 0.0}, {"Random seed": 42, "NSamples": 32000, "Feature": "ELECTIVE", "Shapley Value": 0.0, "sort_col": 0.0}, {"Random seed": 42, "NSamples": 32000, "Feature": "URGENT", "Shapley Value": 0.0, "sort_col": 0.0}, {"Random seed": 42, "NSamples": 32000, "Feature": "Pruned Events", "Shapley Value": 1.814, "sort_col": 1.814}], "data-9c00aa9dc2b1c1a0b4bf9b34ead12925": [{"x": 0}], "data-3153ab4bf405ad4d1c024e47a05fd651": [{"Event": ["Pruned", "Events"], "Feature": "Other features", "rounded": 2.33, "rounded_str": "2.330"}], "data-4acc7b52cdff516dbad5858ea466c2a1": [{"Event": "Event -52", "Feature": "Hours", "Shapley Value": 1.075, "rounded": 1.075, "rounded_str": "1.075"}, {"Event": "Other Events", "Feature": "Hours", "Shapley Value": 0.899, "rounded": 0.899, "rounded_str": "0.899"}, {"Event": "Event -51", "Feature": "Hours", "Shapley Value": 0.8753, "rounded": 0.875, "rounded_str": "0.875"}, {"Event": "Event -52", "Feature": "Other Features", "Shapley Value": 0.7458, "rounded": 0.746, "rounded_str": "0.746"}, {"Event": "Event -51", "Feature": "Other Features", "Shapley Value": 0.6417, "rounded": 0.642, "rounded_str": "0.642"}, {"Event": "Other Events", "Feature": "Other Features", "Shapley Value": 0.4624, "rounded": 0.462, "rounded_str": "0.462"}, {"Event": "Other Events", "Feature": "uo_rt_6hr", "Shapley Value": -1.418, "rounded": -1.418, "rounded_str": "-1.418"}, {"Event": "Event -51", "Feature": "uo_rt_6hr", "Shapley Value": -2.354, "rounded": -2.354, "rounded_str": "-2.354"}, {"Event": "Event -52", "Feature": "uo_rt_6hr", "Shapley Value": -2.935, "rounded": -2.935, "rounded_str": "-2.935"}]}}
